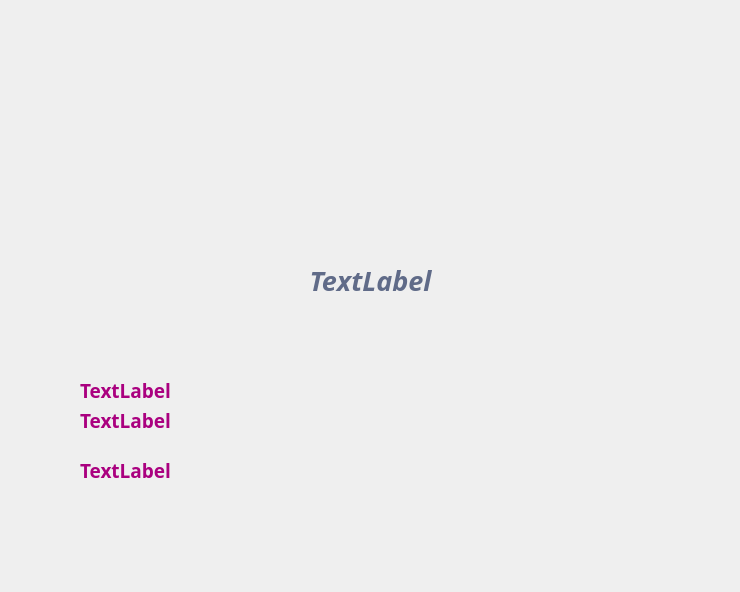
<?xml version="1.0" encoding="UTF-8"?>
<ui version="4.0">
 <class>WidgetHomeSysInfo</class>
 <widget class="QWidget" name="WidgetHomeSysInfo">
  <property name="geometry">
   <rect>
    <x>0</x>
    <y>0</y>
    <width>740</width>
    <height>592</height>
   </rect>
  </property>
  <property name="font">
   <font>
    <family>幼圆</family>
    <pointsize>12</pointsize>
   </font>
  </property>
  <property name="windowTitle">
   <string>Form</string>
  </property>
  <widget class="QLabel" name="label">
   <property name="geometry">
    <rect>
     <x>0</x>
     <y>250</y>
     <width>741</width>
     <height>61</height>
    </rect>
   </property>
   <property name="palette">
    <palette>
     <active>
      <colorrole role="WindowText">
       <brush brushstyle="SolidPattern">
        <color alpha="255">
         <red>96</red>
         <green>107</green>
         <blue>136</blue>
        </color>
       </brush>
      </colorrole>
     </active>
     <inactive>
      <colorrole role="WindowText">
       <brush brushstyle="SolidPattern">
        <color alpha="255">
         <red>96</red>
         <green>107</green>
         <blue>136</blue>
        </color>
       </brush>
      </colorrole>
     </inactive>
     <disabled>
      <colorrole role="WindowText">
       <brush brushstyle="SolidPattern">
        <color alpha="255">
         <red>120</red>
         <green>120</green>
         <blue>120</blue>
        </color>
       </brush>
      </colorrole>
     </disabled>
    </palette>
   </property>
   <property name="font">
    <font>
     <pointsize>20</pointsize>
     <weight>75</weight>
     <italic>true</italic>
     <bold>true</bold>
    </font>
   </property>
   <property name="text">
    <string>TextLabel</string>
   </property>
   <property name="alignment">
    <set>Qt::AlignCenter</set>
   </property>
  </widget>
  <widget class="QLabel" name="label_2">
   <property name="geometry">
    <rect>
     <x>30</x>
     <y>30</y>
     <width>681</width>
     <height>211</height>
    </rect>
   </property>
   <property name="text">
    <string/>
   </property>
   <property name="pixmap">
    <pixmap resource="Res.qrc">:/home/overview_1</pixmap>
   </property>
  </widget>
  <widget class="QLabel" name="label_total">
   <property name="geometry">
    <rect>
     <x>80</x>
     <y>380</y>
     <width>591</width>
     <height>21</height>
    </rect>
   </property>
   <property name="palette">
    <palette>
     <active>
      <colorrole role="WindowText">
       <brush brushstyle="SolidPattern">
        <color alpha="255">
         <red>170</red>
         <green>0</green>
         <blue>127</blue>
        </color>
       </brush>
      </colorrole>
     </active>
     <inactive>
      <colorrole role="WindowText">
       <brush brushstyle="SolidPattern">
        <color alpha="255">
         <red>170</red>
         <green>0</green>
         <blue>127</blue>
        </color>
       </brush>
      </colorrole>
     </inactive>
     <disabled>
      <colorrole role="WindowText">
       <brush brushstyle="SolidPattern">
        <color alpha="255">
         <red>120</red>
         <green>120</green>
         <blue>120</blue>
        </color>
       </brush>
      </colorrole>
     </disabled>
    </palette>
   </property>
   <property name="font">
    <font>
     <pointsize>14</pointsize>
     <weight>75</weight>
     <bold>true</bold>
    </font>
   </property>
   <property name="text">
    <string>TextLabel</string>
   </property>
  </widget>
  <widget class="QLabel" name="label_fixed">
   <property name="geometry">
    <rect>
     <x>80</x>
     <y>410</y>
     <width>591</width>
     <height>21</height>
    </rect>
   </property>
   <property name="palette">
    <palette>
     <active>
      <colorrole role="WindowText">
       <brush brushstyle="SolidPattern">
        <color alpha="255">
         <red>170</red>
         <green>0</green>
         <blue>127</blue>
        </color>
       </brush>
      </colorrole>
     </active>
     <inactive>
      <colorrole role="WindowText">
       <brush brushstyle="SolidPattern">
        <color alpha="255">
         <red>170</red>
         <green>0</green>
         <blue>127</blue>
        </color>
       </brush>
      </colorrole>
     </inactive>
     <disabled>
      <colorrole role="WindowText">
       <brush brushstyle="SolidPattern">
        <color alpha="255">
         <red>120</red>
         <green>120</green>
         <blue>120</blue>
        </color>
       </brush>
      </colorrole>
     </disabled>
    </palette>
   </property>
   <property name="font">
    <font>
     <pointsize>14</pointsize>
     <weight>75</weight>
     <bold>true</bold>
    </font>
   </property>
   <property name="text">
    <string>TextLabel</string>
   </property>
  </widget>
  <widget class="QLabel" name="label_last_scan_time">
   <property name="geometry">
    <rect>
     <x>80</x>
     <y>460</y>
     <width>591</width>
     <height>21</height>
    </rect>
   </property>
   <property name="palette">
    <palette>
     <active>
      <colorrole role="WindowText">
       <brush brushstyle="SolidPattern">
        <color alpha="255">
         <red>170</red>
         <green>0</green>
         <blue>127</blue>
        </color>
       </brush>
      </colorrole>
     </active>
     <inactive>
      <colorrole role="WindowText">
       <brush brushstyle="SolidPattern">
        <color alpha="255">
         <red>170</red>
         <green>0</green>
         <blue>127</blue>
        </color>
       </brush>
      </colorrole>
     </inactive>
     <disabled>
      <colorrole role="WindowText">
       <brush brushstyle="SolidPattern">
        <color alpha="255">
         <red>120</red>
         <green>120</green>
         <blue>120</blue>
        </color>
       </brush>
      </colorrole>
     </disabled>
    </palette>
   </property>
   <property name="font">
    <font>
     <pointsize>14</pointsize>
     <weight>75</weight>
     <bold>true</bold>
    </font>
   </property>
   <property name="text">
    <string>TextLabel</string>
   </property>
  </widget>
 </widget>
 <resources>
  <include location="Res.qrc"/>
 </resources>
 <connections/>
</ui>
